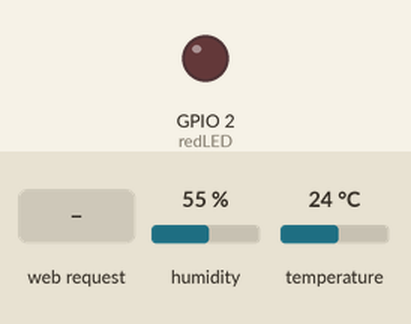
Bench run of a sketch on a simulated ESP8266 (NodeMCU). Shown: output pins drawn as LEDs (lit = HIGH). Inputs (shaded band) come from the test bench; at power-on: humidity 55 %, temperature 24 °C. WiFi joins after 1.5 s; servers stay silent unless stated; pins used as bus, display or sensor lines are not drawn; what the sketch prints to the serial monitor is not drawn.

Above: at 2.7 s.
2.8 s: HTTP request GET /2/on received
At 3.4 s:
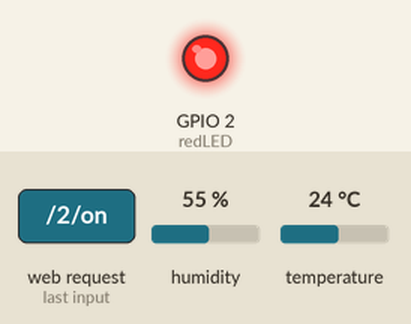
4.3 s: HTTP request GET /2/off received
At 5.7 s:
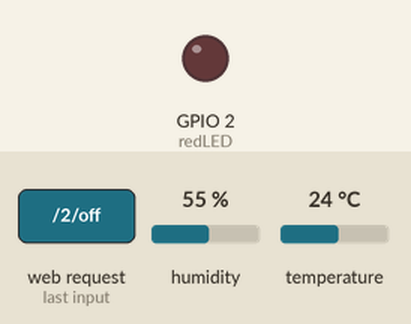
Timing chart, 0 to 7.3 s (numbered marks = the images above; inputs shaded):
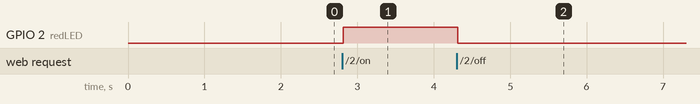

The sketch:

Lab111.ino
```cpp
#include "DHT.h";
#include <ESP8266WiFi.h>

DHT dht(0,DHT11);

//Datos para conexion a red de wifi (Nombre red, Password)
const char* ssid = "RED O";
const char* password = "267519XYZ";

//Declarmos el puerto
WiFiServer server(80);

//Variable para almacenar la solicitud HTTP
String header;

//Variable que controla el estado del led
String outputRedState = "off";


//Asignamos pin a LED (En este caso esta conectado al IO2)
const int redLED = 2;
const int cooler = 0;

//Tiempo actual
unsigned long currentTime = millis();
unsigned long previousTime = 0;
//Definimos tiempo de espera en milisegundos
const long timeoutTime = 2000;


void setup() {
  Serial.begin(9600);
  dht.begin();
  //Inicializamos las salidas
  pinMode(redLED, OUTPUT);
  pinMode(cooler, OUTPUT);
  //Salida del led en bajo
  digitalWrite(redLED, LOW);
  digitalWrite(cooler, LOW);

  //Establecemos conexion a la red wifi
  Serial.print("Conectando");
  Serial.println(ssid);
  WiFi.begin(ssid, password);
  //Este while compara el estado de la conexion, si no establece conexión se da un delay se repite el proceso hasta que haya conexión
  while (WiFi.status() != WL_CONNECTED) {
    delay(500);
    Serial.print(".");
  }

  //Nos muestra la Ip de conexión
  Serial.println("");
  Serial.print("Conectado a led wifi.");
  Serial.println(ssid);
  Serial.println("Direccion IP: ");
  Serial.println(WiFi.localIP());
  server.begin();
}


void loop(){

  //Escucha los cliente o peticiones recibidas
  WiFiClient client = server.available();
  //Variables de humedad y temperatura
  float h = dht.readHumidity();
  float t = dht.readTemperature();


  //Evalua si hay una nueva peticion
  if (client) {
    Serial.println("Nueva Petición."); //Muestra un mensaje de nueva petición
    String currentLine = "";
    currentTime = millis();
    previousTime = currentTime;
    while (client.connected() && currentTime - previousTime <= timeoutTime) { //Forma un bucle mientras el cliente esta conectado a la red
      currentTime = millis();
      if (client.available()) { //Si hay bytes para lectura
        char c = client.read(); //Leer byte
        Serial.write(c); //Imprime en el monitor
        header += c;
        if (c == '\n') { // Evalua si el byte es un caracter de nueva linea
          //Si la linea actual esta en blanco, tiene dos caracteres de nueva linea seguidos, indica que es el final de la solicitud del cliente
          if (currentLine.length() == 0) {
          //Encabezado y tipo de contenido
          client.println("HTTP/1.1 200 OK");
          client.println("Content-type:text/html");
          client.println("Connection: close");
          client.println();
          Serial.println(t);
          //Enciende y apaga el IO2
          //Si en el header o uri se envia por get /2/on se enciende el led
          if (header.indexOf("GET /2/on") >= 0) {
            Serial.println("ENCENDIDO");
            //Con este controlamos el estado led, empieza en off y cambiamos a on
            outputRedState = "on";
            digitalWrite(redLED, HIGH);
          } else if (header.indexOf("GET /2/off") >= 0) {
            Serial.println("APAGADO");
            outputRedState = "off";
            digitalWrite(redLED, LOW);
          }

          //Pagina HTML
          client.println("<!DOCTYPE html><html>");
          client.println("<head><meta name=\"viewport\" content=\"width=device-width, initial-scale=1\">");
          client.println("<link rel=\"icon\" href=\"data:,\">");
          client.println("<link href='https://fonts.googleapis.com/css2?family=Work+Sans:wght@300&display=swap' rel='stylesheet'>");
          client.println("<link rel='stylesheet' href='https://cdn.jsdelivr.net/npm/bootstrap@4.6.0/dist/css/bootstrap.min.css' integrity='sha384-B0vP5xmATw1+K9KRQjQERJvTumQW0nPEzvF6L/Z6nronJ3oUOFUFpCjEUQouq2+l' crossorigin='anonymous'>");
          //Estilos css
          client.println("<style>html { font-family: 'Work Sans', sans-serif; margin: 0px auto; text-align: center;}</style></head>");
          // Titulo
          client.print("<body>");
          client.print("<div class='container mt-4'>");
            client.print("<div class='jumbotron'><h1 class='display-4'>Sistema de control</h1><p class='lead'>Modulo esp 01 - ARDUINO</p><hr class='my-4'>");
            if(outputRedState=="off"){
              client.println("<a class='btn btn-success btn-lg shadow' href=\'/2/on\' role='button'>Encender sistema</a></div>");
            client.print("</div>");
            }else{
              digitalWrite(cooler,HIGH);
              client.println("<a class='btn btn-danger btn-lg shadow' href=\'/2/off\' role='button'>Apagar sistema</a></div>");
              client.print("<div class='row'>");
              client.print("<div class='col-md-6'><div class='card'><div class='card-header'>Sensor de Temperatura</div><div class='card-body'>"); client.print(t); client.print("</div></div></div>");
              client.print("<div class='col-md-6'><div class='card'><div class='card-header'>Sensor de Humedad</div><div class='card-body'>"); client.print(h);
              client.print("</div></div></div>");
          client.print("</div>");
            }
          client.println("</div>");
          //Input para el envio de la temperatura
          client.println("</body></html>");

          client.println();
          // Rompe el bucle
          break;
          } else {
          currentLine = "";
          }
          } else if (c != '\r') {
          currentLine += c;
          }
      }
    }
          //Limpia el header
          header = "";
  }
}
```

Measured:
- after the input at 2.8 s, GPIO 2 (redLED): LOW → HIGH at once
- after the input at 4.3 s, GPIO 2 (redLED): HIGH → LOW at once
